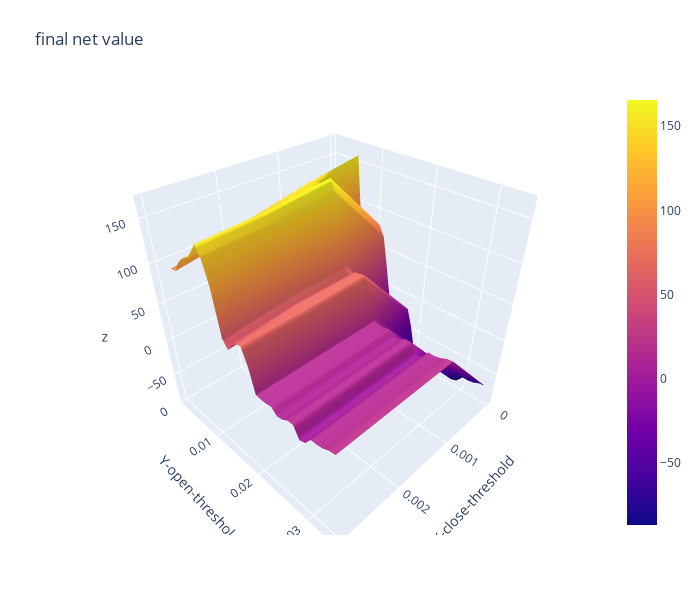

This figure's notebook cell:
### Code cell
import plotly.graph_objects as go

x_data = df_final_nv.columns.to_list() # close threshold

y_data = df_final_nv.index.to_list() # open threshold

z_data = df_final_nv.copy(deep=True) # return per round

fig = go.Figure(data=[go.Surface(z=z_data.values,x=x_data,y=y_data)])

fig.update_layout(title="final net value", # 标题
                  autosize=False,  # 尺度自动缩放
                  width=700,  # 长宽
                  height=600,
                  margin=dict(l=65,r=50,b=65,t=90),  # 4个位置的距离
                  scene=dict(xaxis_title='X-close-threshold',yaxis_title='Y-open-threshold')
                 )

fig.show()

### Figure 1 — Plotly figure (JSON) as saved in the notebook; plotly's stock layout.template omitted (floating-point values rounded to 4 significant figures; data arrays with more than 128 entries replaced by an {"elided": "..."} marker saying what was removed)
{"data": [{"type": "surface", "x": [0, 0.001, 0.002, 0.003], "y": [0.001, 0.002, 0.003, 0.004, 0.005, 0.006, 0.007, 0.008, 0.009, 0.01, 0.011, 0.012, 0.013, 0.014, 0.015, 0.016, 0.017, 0.018, 0.019, 0.02, 0.021, 0.022, 0.023, 0.024, 0.025, 0.026, 0.027, 0.028, 0.029, 0.03, 0.031, 0.032, 0.033, 0.034], "z": {"elided": "34x4 float values"}}], "layout": {"autosize": false, "height": 600, "margin": {"b": 65, "l": 65, "r": 50, "t": 90}, "scene": {"xaxis": {"title": {"text": "X-close-threshold"}}, "yaxis": {"title": {"text": "Y-open-threshold"}}}, "title": {"text": "final net value"}, "width": 700}}
